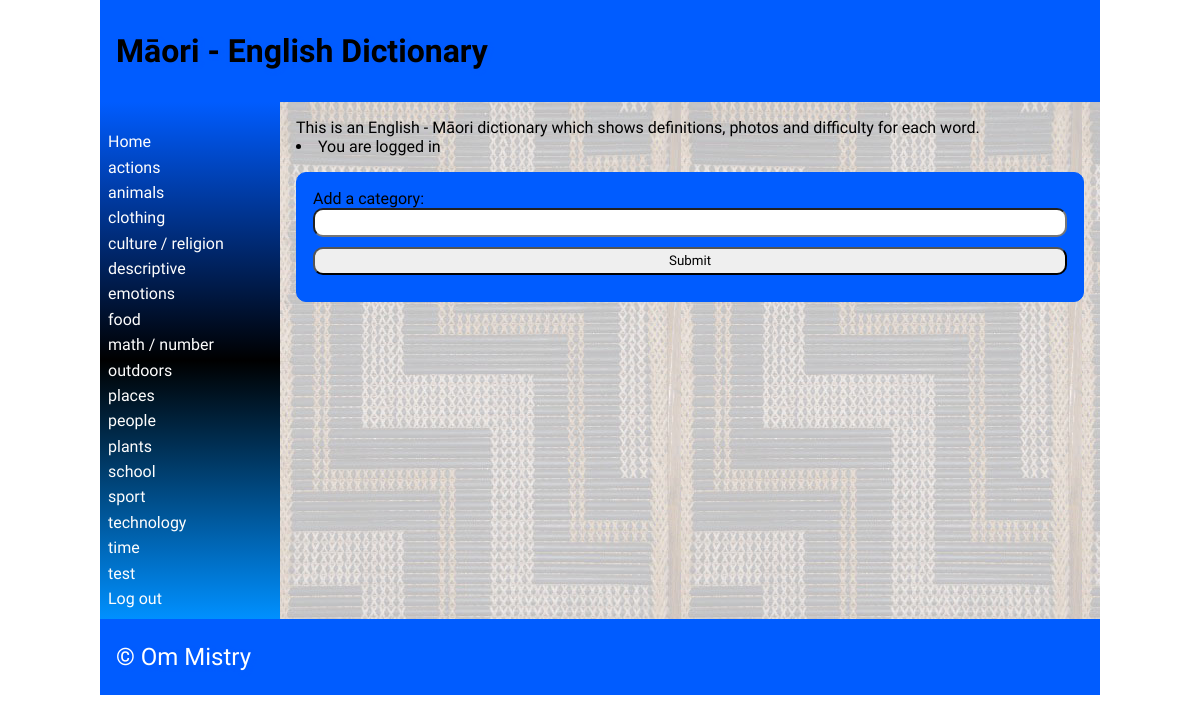
The app's page / (signed in) with its own data.
### tables this page shows
CREATE TABLE "category"
(
	id INTEGER
		constraint category_pk
			primary key autoincrement,
	category_name varchar(69) not null
);

### app.py (the view, shortened to what this page needs)
@app.route('/', methods=["GET", "POST"])
def render_homepage():
    return render_template('home.html', logged_in=is_logged_in(), categories=fetch_categories())

### app.py (called while the page is built)
def create_connection(db_file):
    try:
        connection = sqlite3.connect(db_file)
        return connection
    except Error as e:
        print(e)
    return None

def fetch_categories():
    con = create_connection(DB_NAME)
    query = "SELECT id, category_name FROM category"
    cur = con.cursor()
    cur.execute(query)
    categories = cur.fetchall()
    con.close()
    return categories

def is_logged_in():
    if session.get("email") is None:
        print("you are not logged in")
        return False
    else:
        print("you are logged in")
        return True

### templates/home.html (shortened to what this page needs)
{% extends 'base.html' %}
{% block heading %}Māori - English Dictionary{% endblock %}
{% block main %}
This is an English - Māori dictionary which shows definitions, photos and difficulty for each word.
{% if logged_in %}
    <li>You are logged in</li>
    <form class="dataForm" method="POST">
        <div class="form-group">
                <div class="form-label"><label for="category">Add a category:</label></div>
                <div class="form-element"><input name="category" id="category" type="text"></div>
            </div>
        <div class="form-group">
            <div class="form-element"><input type="submit"></div>
        </div>
    </form>
{% else %}
    <li>Create an account or log in to access all aspects on the dictionary</li>
{% endif %}
{% endblock %}

### templates/base.html (shortened to what this page needs)
<!doctype html>
<html lang="en">
<head>
   <link href="{{ url_for('static', filename='css/style.css') }}" rel="stylesheet">
</head>
<body>
   <div id="container">
      <header>
         <h1>{% block heading %}{% endblock %}</h1>
      </header>
      <nav>
         <ul>
                <li><a href="\">Home</a></li>
                {% for category in categories %}
                <li><a href="/categories/{{ category[0] }}">{{category[1]}}</a></li>
                {% endfor %}
         <li>
             {% if logged_in %}<a href="/logout">Log out</a>{% else %}
             <a href="/login">Log in</a></li>{% endif %}
         </ul>
      </nav>
      <main>
            {% block main%}{% endblock %}
        </main>
      <footer>
         <p>
            &copy; Om Mistry
         </p>
      </footer>
   </div>
</body>
</html>

### static/css/style.css (style rules this page uses)
* { font-family: Comfortaa, sans-serif; margin: 0; padding: 0; box-sizing: border-box; }
#container { display: grid; grid-template-columns: 75px auto; grid-template-areas: 'nav header' 'main main' 'footer footer'; }
header { grid-area: header; background-color: #005cff; padding: 1rem; }
nav { grid-area: nav; }
main { grid-area: main; padding: 1rem; background-color: #005cff; }
h1, h2, h3, h4 { padding: 1rem 0; font-family: 'Suez One', serif; color: #000000; text-shadow: 2px 2px 4px #005cff; }
p { padding: 0.5rem 0; }
a { color: #ffffff; }
.dataForm { margin: 1rem 0; border: 1px solid #005cff; padding: 1rem; background-color: #005cff; border-radius: 10px; }
.dataForm input, textarea { width: 100%; border-radius: 10px; padding: 0.3rem; margin-bottom: 10px; }
footer { grid-area: footer; padding: 1rem; background-color: #005cff; }
footer p { color: #ffffff; text-shadow: 2px 2px 4px #005cff; font-size: 1.5rem; }
@media only screen and (min-width: 768px) { #container { grid-template-columns: 180px auto; grid-template-areas: 'header header' 'nav main' 'footer footer'; } }
@media only screen and (min-width: 768px) { nav { background: linear-gradient(180deg, rgb(0, 92, 255) 0%, rgb(0, 0, 0) 50%, rgb(0, 144, 255) 100%); padding: 0.5rem; } }
@media only screen and (min-width: 768px) { nav ul { list-style: none; } }
@media only screen and (min-width: 768px) { nav li { padding: 0.2rem 0; } }
@media only screen and (min-width: 768px) { nav a { color: #fdfdfd; text-decoration: none; } }
@media only screen and (min-width: 768px) { main { background-image: url('static/images/poutama.jpg'); } }
@media only screen and (min-width: 1000px) { #container { width: 1000px; margin: auto; } }

### records on screen
category: category_name "actions"
category: category_name "animals"
category: category_name "clothing"
category: category_name "culture / religion"
category: category_name "descriptive"
category: category_name "emotions"
category: category_name "food"
category: category_name "math / number"
category: category_name "outdoors"
category: category_name "places"
category: category_name "people"
category: category_name "plants"
category: category_name "school"
category: category_name "sport"
category: category_name "technology"
category: category_name "time"
category: category_name "test"
